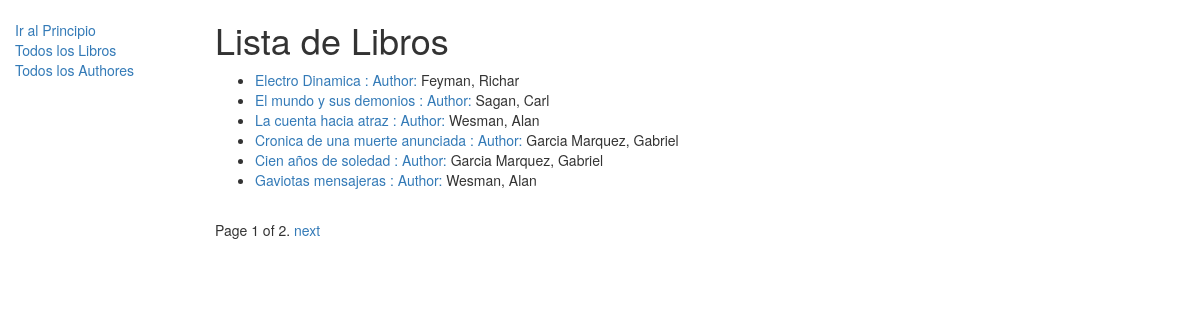
/catalog/books/, run on the app's committed database.
### catalog/models.py (models this page shows, shortened)
class Book(models.Model):
    title = models.CharField(max_length=200)
    author = models.ForeignKey('Author', on_delete=models.SET_NULL, null=True)
    summary = models.TextField(max_length=1000, help_text="Ingrese una breve descripción del libro")
    isbn = models.CharField('ISBN',max_length=13, help_text='13 Caracteres <a href="https://www.isbn-international.org/content/what-isbn">ISBN number</a>')
    genre = models.ManyToManyField(Genre, help_text="Seleccione un genero para este libro")
    def get_absolute_url(self):
        return reverse('book-detail', args=[str(self.id)])

class Author(models.Model):
    first_name = models.CharField(max_length=100)
    last_name = models.CharField(max_length=100)
    date_of_birth = models.DateField(null=True, blank=True)
    date_of_death = models.DateField('Died', null=True, blank=True)
    def __str__(self):
        return '%s, %s' % (self.last_name, self.first_name)
    class Meta:
        ordering = ['last_name']

### catalog/views.py (the view)
class BookListView(generic.ListView):
    model = Book
    paginate_by = 6
    def get_context_data(self, **kwargs):
        context = super(BookListView, self).get_context_data(**kwargs)
        context['some_data'] = 'This is just some data'
        return context
    template_name = 'books/my_arbitrary_template_name_list.html'

### catalog/templates/catalog/book_list.html
{% extends "base_generic.html" %}
{% block content %}
    <h1>Lista de Libros</h1>
    {% if book_list %}
    <ul>
      {% for book in book_list %}
      <li>
        <a href="{{ book.get_absolute_url }}">{{ book.title }}</a> <a>:  Author: </a>{{book.author}}
      </li>
      {% endfor %}
    </ul>
    {% else %}
      <p>There are no books in the library.</p>
    {% endif %}
{% endblock %}

### catalog/templates/base_generic.html (shortened to what this page needs)
<!DOCTYPE html>
<html lang="en">
<head>
  <link rel="stylesheet" href="https://maxcdn.bootstrapcdn.com/bootstrap/3.3.7/css/bootstrap.min.css">
  {% load static %}
  <link rel="stylesheet" href="{% static 'css/styles.css' %}">
</head>
<body>
  <div class="container-fluid">
    <div class="row">
      <div class="col-sm-2">
      {% block sidebar %}
      <ul class="sidebar-nav">
          <li><a href="{% url 'index' %}">Ir al Principio</a></li>
          <li><a href="{% url 'books' %}">Todos los Libros</a></li>
          <li><a href="{% url 'authors' %}">Todos los Authores</a></li>
      </ul>
     {% endblock %}
      </div>
      <div class="col-sm-10 ">
      {% block content %}{% endblock %}
      {% block pagination %}
         {% if is_paginated %}
           <div class="pagination">
           <span class="page-links">
               <span class="page-current">
                  Page {{ page_obj.number }} of {{ page_obj.paginator.num_pages }}.
              </span>
              {% if page_obj.has_next %}
                  <a href="{{ request.path }}?page={{ page_obj.next_page_number }}">next</a>
              {% endif %}
           </span>
          </div>
         {% endif %}
      {% endblock %}
      </div>
    </div>
  </div>
</body>
</html>

### catalog/static/css/styles.css (style rules this page uses)
.sidebar-nav { margin-top: 20px; padding: 0; list-style: none; }

### data on the page
Book: title "Electro Dinamica", author "Feyman, Richar"
Book: title "El mundo y sus demonios", author "Sagan, Carl"
Book: title "La cuenta hacia atraz", author "Wesman, Alan"
Book: title "Cronica de una muerte anunciada", author "Garcia Marquez, Gabriel"
Book: title "Cien años de soledad", author "Garcia Marquez, Gabriel"
Book: title "Gaviotas mensajeras", author "Wesman, Alan"

### other printed values
{{ page_obj.number }} "1"
{{ page_obj.paginator.num_pages }} "2"
